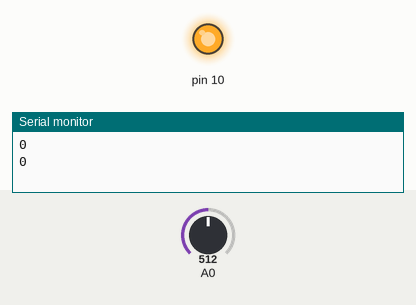
Bench run of a sketch on a simulated Arduino Uno, built with avr-gcc and run on an emulated ATmega328P. Parts: output pins drawn as LEDs (lit = HIGH), the last lines printed to the serial monitor. The test bench sets the inputs (shaded band); at power-on: A0 = 512.

Above: at 5.8 s.
5.9 s: A0 set to 644
11.9 s: A0 set to 671
At 16.4 s:
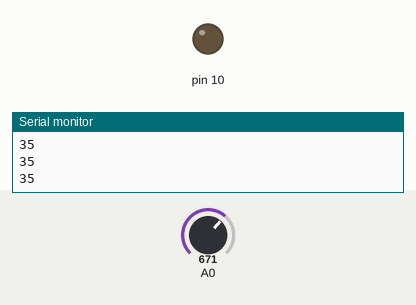
17.9 s: A0 set to 511
At 19.3 s:
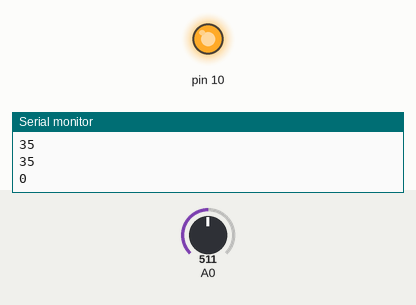
23.9 s: A0 set to 716
At 29.3 s:
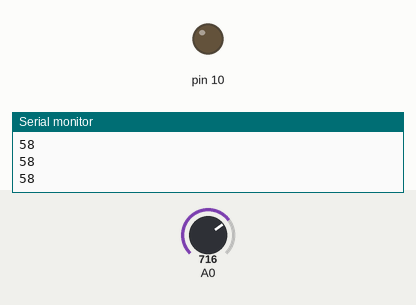
Timing chart, 0 to 30.8 s (numbered marks = the images above; inputs shaded):
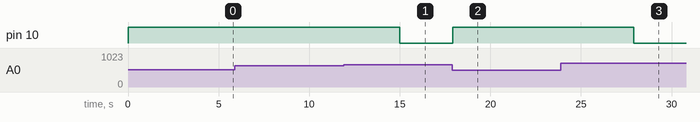

Measured:
- the behaviour switches between 659 and 660 on A0 (found by bisection; images 0 and 1)
- after the input at 11.9 s, pin 10: HIGH → LOW after 3.1 s
- after the input at 17.9 s, pin 10: LOW → HIGH at once
- after the input at 23.9 s, pin 10: HIGH → LOW after 4.0 s

The sketch:

light_sensor.ino
```cpp
void setup() {

pinMode(A0,INPUT);
Serial.begin(9600);
pinMode(10,OUTPUT);
}

void loop() {
int a=analogRead(A0);
a=constrain(a,600,800);
int b=map(a,600,800,0,100);
Serial.println(b);
if (b>=30)
{
digitalWrite(10,0);
delay(50);
}
else{
digitalWrite(10,1);
delay(5000);
}
}
```
